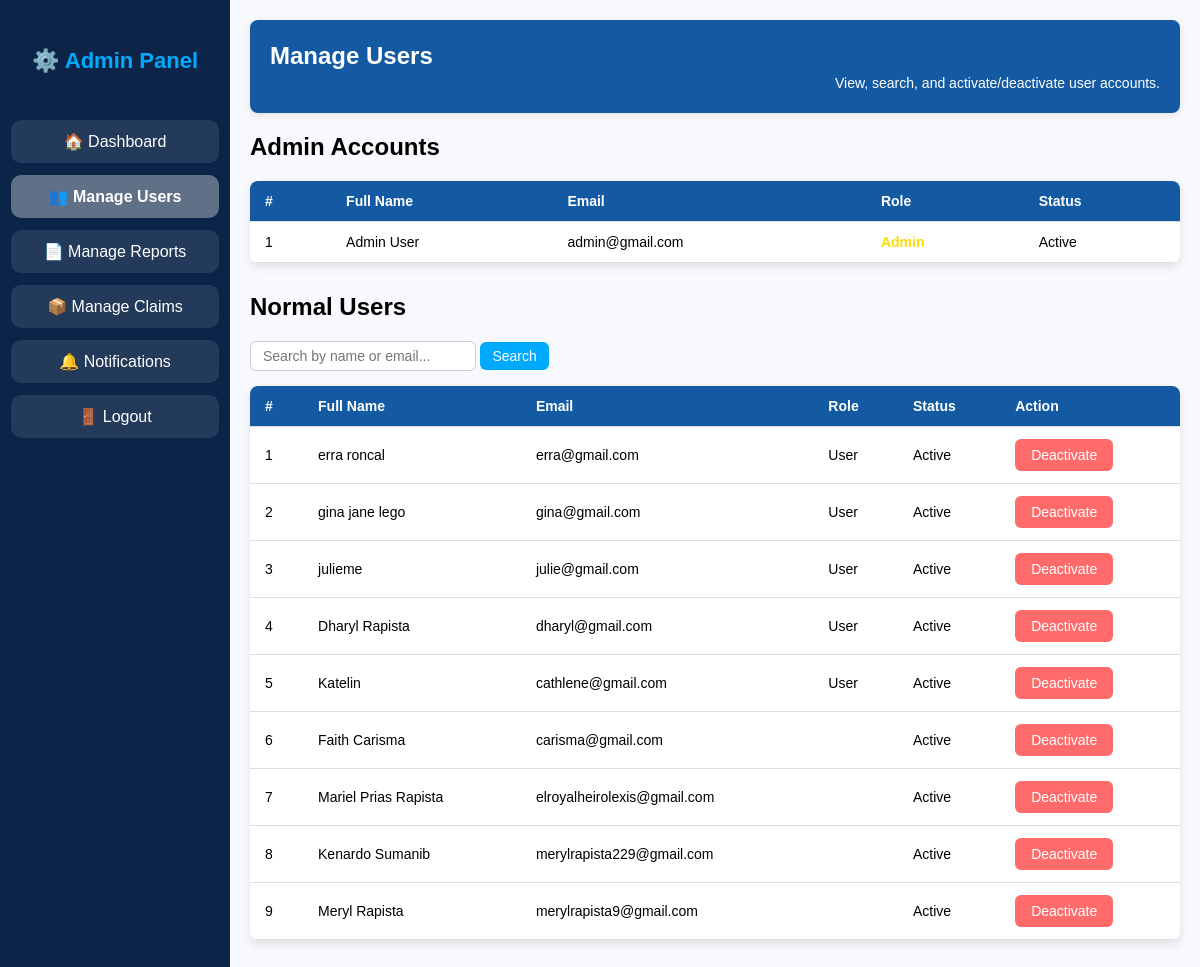
Page /php/manage_users.php on the committed database.
### tables this page shows
CREATE TABLE `users` (
  `id` int(11) NOT NULL,
  `full_name` varchar(255) NOT NULL,
  `email` varchar(255) NOT NULL,
  `password_hash` varchar(255) NOT NULL,
  `role` enum('user','admin') NOT NULL DEFAULT 'user',
  `created_at` timestamp NOT NULL DEFAULT current_timestamp(),
  `course` varchar(100) DEFAULT NULL,
  `year_level` varchar(20) DEFAULT NULL,
  `section` varchar(50) DEFAULT NULL,
  `user_role` enum('student','faculty_staff','visitor','admin') DEFAULT 'student',
  `is_active` tinyint(1) NOT NULL DEFAULT 1,
  `profile_pic` varchar(255) DEFAULT NULL
);

### php/manage_users.php (the view, shortened to what this page needs)
<?php
require_once "conn.php";
$current_page = basename($_SERVER['PHP_SELF']);
$search = "";
$search_sql = "";
$params = [];
$admin_stmt = $pdo->prepare("SELECT * FROM users WHERE role = 'admin' ORDER BY created_at DESC");
$admin_stmt->execute();
$admins = $admin_stmt->fetchAll(PDO::FETCH_ASSOC);
$user_stmt = $pdo->prepare("SELECT * FROM users WHERE role != 'admin' $search_sql ORDER BY created_at DESC");
$user_stmt->execute($params);
$users = $user_stmt->fetchAll(PDO::FETCH_ASSOC);
?>
<!DOCTYPE html>
<html lang="en">
<head>
</head>
<body>
<div class="sidebar">
    <h2>⚙️ Admin Panel</h2>
    <a href="admin_dashboard.php" class="<?= $current_page=='admin_dashboard.php'?'active':'' ?>">🏠 Dashboard</a>
    <a href="manage_users.php" class="active">👥 Manage Users</a>
    <a href="manage_reports.php">📄 Manage Reports</a>
    <a href="manage_claims.php">📦 Manage Claims</a>
    <a href="admin_notifications.php">🔔 Notifications</a>
    <a href="../html/index.html">🚪 Logout</a>
</div>
<div class="main-content">
    <header>
        <h1> Manage Users</h1>
        <p>View, search, and activate/deactivate user accounts.</p>
    </header>
    <h2> Admin Accounts</h2>
    <table>
        <tr>
            <th>#</th>
            <th>Full Name</th>
            <th>Email</th>
            <th>Role</th>
            <th>Status</th>
        </tr>
        <?php if(empty($admins)): ?>
            <tr><td colspan="5" style="text-align:center;color:#888;">No admin accounts found.</td></tr>
        <?php else: foreach($admins as $index => $admin): ?>
            <tr>
                <td><?= $index + 1 ?></td>
                <td><?= htmlspecialchars($admin['full_name']) ?></td>
                <td><?= htmlspecialchars($admin['email']) ?></td>
                <td class="admin-badge"><?= ucfirst($admin['role']) ?></td>
                <td><?= $admin['is_active'] ? "Active" : "Inactive" ?></td>
            </tr>
        <?php endforeach; endif; ?>
    </table>
    <h2> Normal Users</h2>
    <div class="search-container">
        <form method="GET">
            <input type="text" name="search" placeholder="Search by name or email..." value="<?= htmlspecialchars($search) ?>">
            <button type="submit">Search</button>
        </form>
    </div>
    <table>
        <tr>
            <th>#</th>
            <th>Full Name</th>
            <th>Email</th>
            <th>Role</th>
            <th>Status</th>
            <th>Action</th>
        </tr>
        <?php if(empty($users)): ?>
            <tr><td colspan="6" style="text-align:center;color:#888;">No users found.</td></tr>
        <?php else: foreach($users as $index => $user): ?>
            <tr>
                <td><?= $index + 1 ?></td>
                <td><?= htmlspecialchars($user['full_name']) ?></td>
                <td><?= htmlspecialchars($user['email']) ?></td>
                <td><?= ucfirst($user['role']) ?></td>
                <td><?= $user['is_active'] ? "Active" : "Inactive" ?></td>
                <td>
                    <a href="manage_users.php?toggle_user=<?= $user['id'] ?>"
                       class="action-btn <?= $user['is_active'] ? 'deactivate':'activate' ?>">
                       <?= $user['is_active'] ? 'Deactivate':'Activate' ?>
                    </a>
                </td>
            </tr>
        <?php endforeach; endif; ?>
    </table>
</div>
</body>
</html>

### php/manage_users.php (style rules this page uses)
body { font-family:'Poppins',sans-serif;margin:0;background:#f7f9fc;display:flex;min-height:100vh; }
.sidebar { width:230px;background:#0b2447;color:white;display:flex;flex-direction:column;align-items:center;padding:30px 0;position:fixed;height:100%; }
.sidebar h2 { margin-bottom:40px;font-size:22px;color:#00aaff; }
.sidebar a { text-decoration:none;color:white;width:80%;background:rgba(255,255,255,0.1);margin:6px 0;padding:12px;border-radius:10px;text-align:center;transition:background 0.3s;font-weight:500; }
.sidebar a.active { background:rgba(255,255,255,0.35);font-weight:bold; }
.main-content { flex:1;margin-left:230px;padding:20px;overflow:auto; }
header { background:#145aa3;color:white;padding:22px 20px;border-radius:8px;box-shadow:0 2px 8px rgba(0,0,0,0.1);margin-bottom:10px; }
header h1 { margin:0;font-size:24px; }
header p { margin:5px 0 0 0;font-size:14px;text-align:right; }
.search-container { margin-bottom:15px; }
.search-container input { padding:6px 12px;border-radius:6px;border:1px solid #ccc;width:200px;font-size:14px; }
.search-container button { padding:6px 12px;border:none;background:#00aaff;color:white;border-radius:6px;cursor:pointer;transition:0.3s;font-size:14px; }
table { width:100%;border-collapse:collapse;background:white;border-radius:8px;overflow:hidden;box-shadow:0 4px 10px rgba(0,0,0,0.1);margin-bottom:30px; }
th, td { padding:12px 15px;text-align:left;border-bottom:1px solid #ddd;font-size:14px; }
th { background:#145aa3;color:white; }
.action-btn { padding: 8px 16px; border: none; border-radius: 6px; color: white; cursor: pointer; transition: all 0.3s ease; font-size: 14px; text-decoration: none; display: inline-block; }
.deactivate { background: #ff6b6b; }
.admin-badge { font-weight:bold;color:#ffdd00; }

### rows in the picture
users: full_name "Admin User", email "admin@gmail.com", role "Admin", is_active "Active"
users: full_name "erra roncal", email "erra@gmail.com", role "User", is_active "Active"
users: full_name "gina jane lego", email "gina@gmail.com", role "User", is_active "Active"
users: full_name "julieme", email "julie@gmail.com", role "User", is_active "Active"
users: full_name "Dharyl Rapista", email "dharyl@gmail.com", role "User", is_active "Active"
users: full_name "Katelin", email "cathlene@gmail.com", role "User", is_active "Active"
users: full_name "Faith Carisma", email "carisma@gmail.com", is_active "Active"
users: full_name "Mariel Prias Rapista", email "elroyalheirolexis@gmail.com", is_active "Active"
users: full_name "Kenardo Sumanib", email "merylrapista229@gmail.com", is_active "Active"
users: full_name "Meryl Rapista", email "merylrapista9@gmail.com", is_active "Active"
